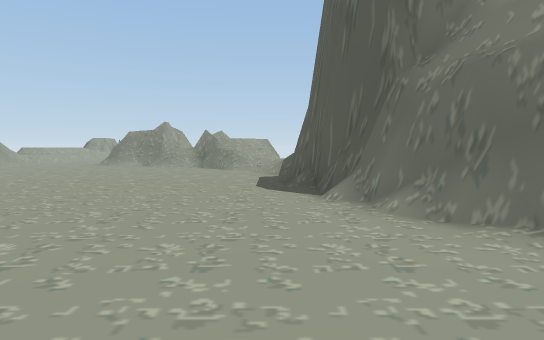
View 1 (above)

20 first-person views from a walk through a 3-D level made in the Unity game engine. The camera is 1.2 m above the floor, tilts 4° down and sees 80° across. The floor is counted in squares, 2 m on a side. Each view is taken from the middle of a square. On the plan, view 1 faces up. The plan holds only what a view shows up to about 10 squares ahead; the rest is blank. The place goes on beyond the plan.

View 2
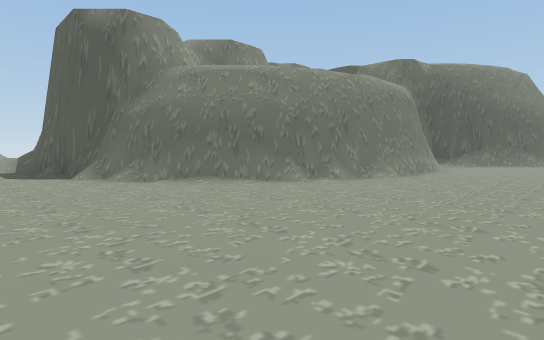

View 3
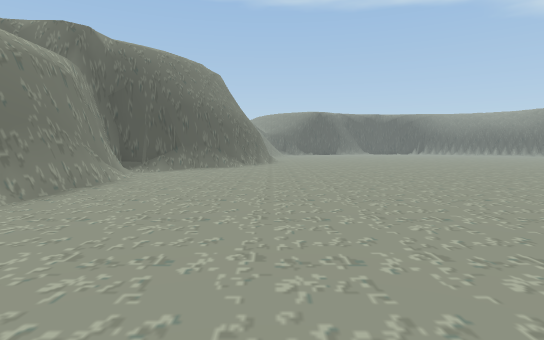

View 4
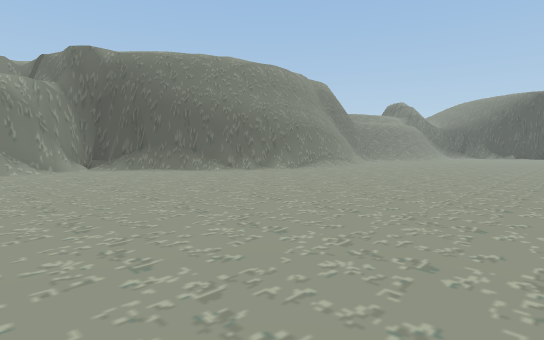

View 5
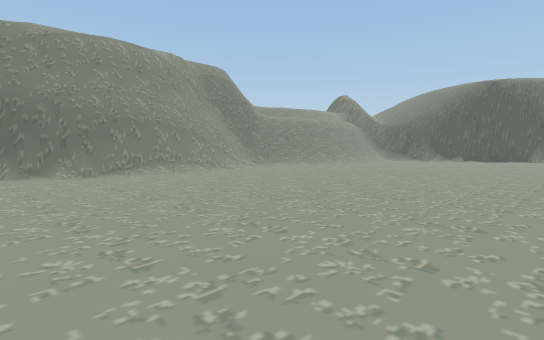

View 6
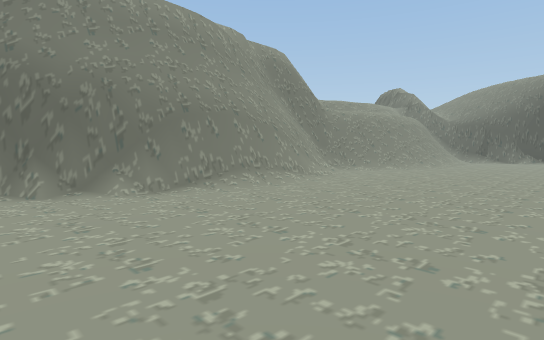

View 7
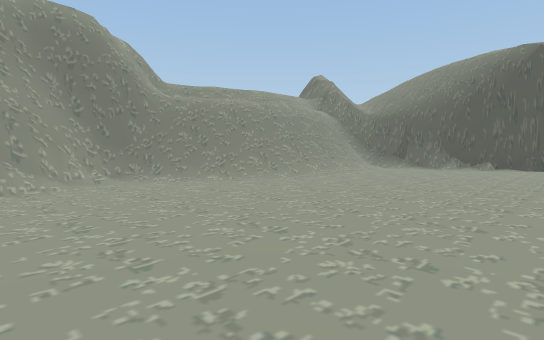

View 8
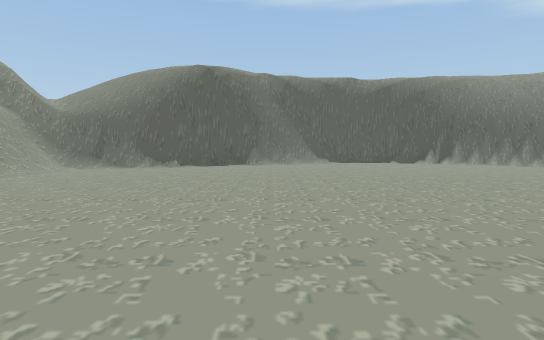

View 9
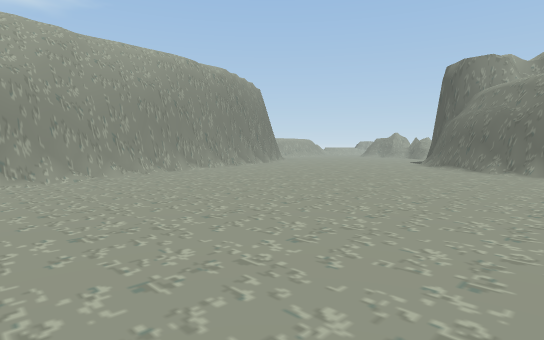

View 10
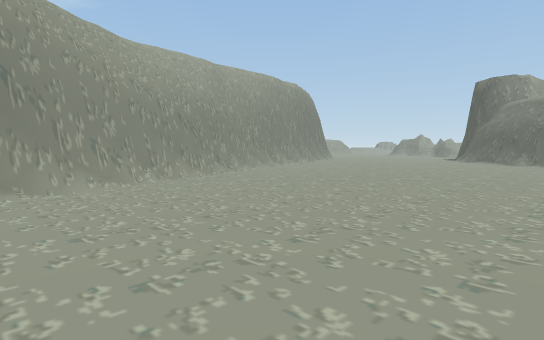

View 11
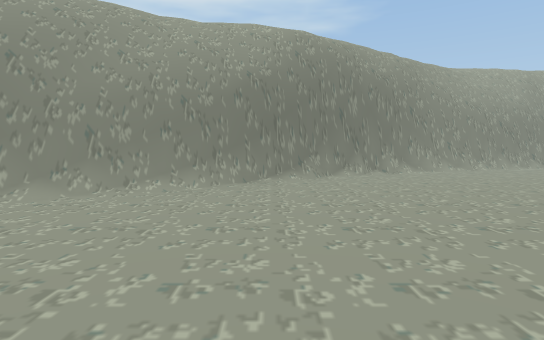

View 12
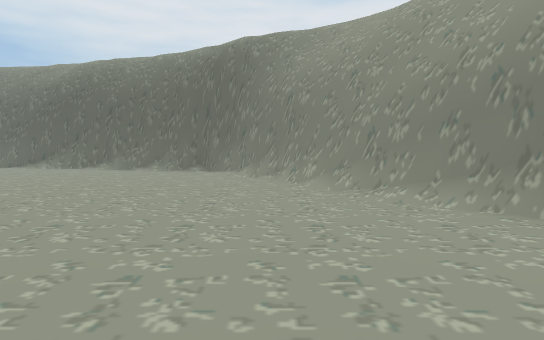

View 13
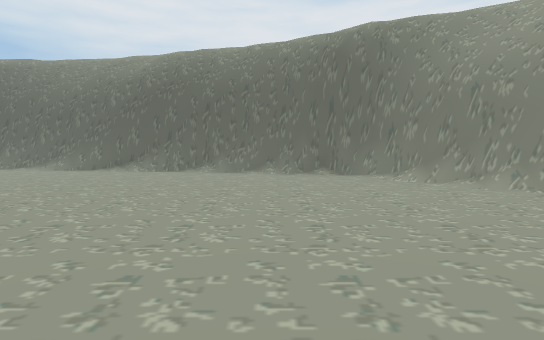

View 14
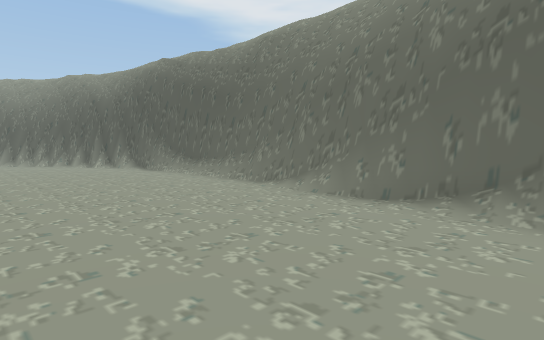

View 15
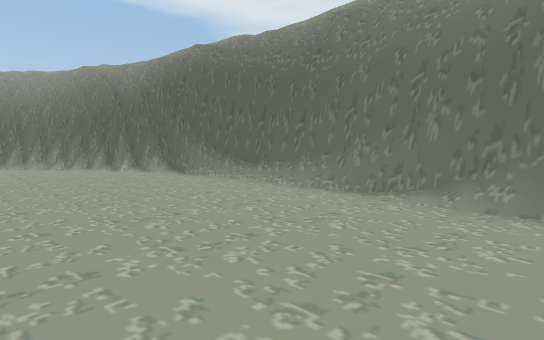

View 16
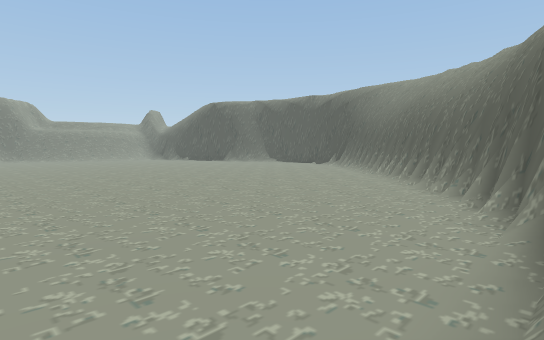

View 17
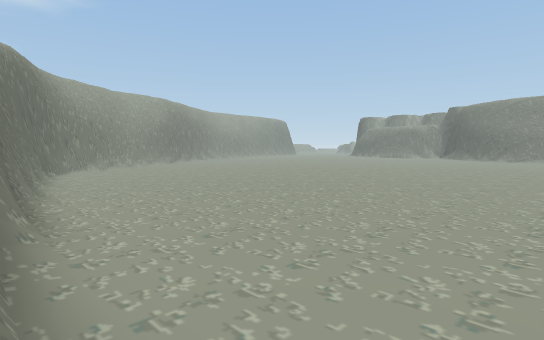

View 18
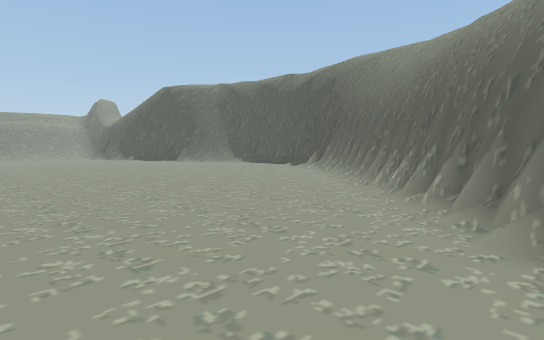

View 19
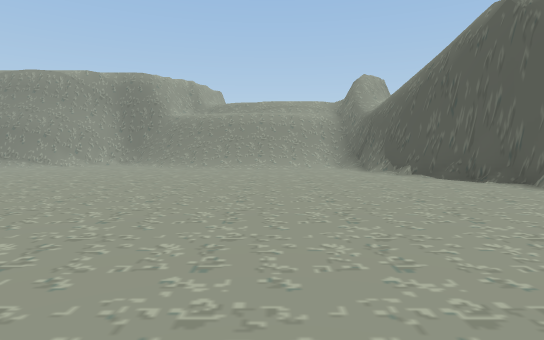

View 20
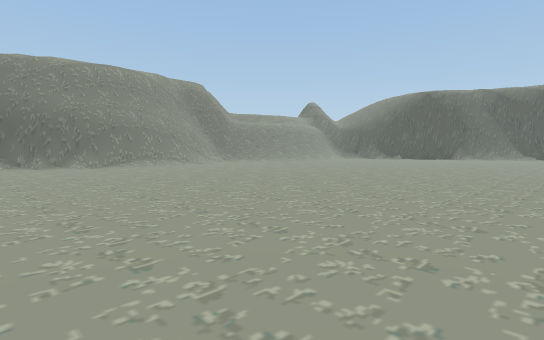

### Floor plan
Key: @ floor where view 1 was taken; # wall or solid block; x gap in a wall; . main floor; : floor 1 m higher than the main floor; / step, stairs or slope; = window, fence, low wall or low ledge.
Columns run from 2 left of view 1 to 27 right of it. Each row starts with its distance up from view 1.
 10 ##:
  9 .=x
  8 ../#
  7 ..=#
  6 ...#
  5 ...#
  4 ...#
  3 ...##
  2 ....##
  1  ....#### ###
  0  .@..../###.##
 -1 .............##
 -2 ..............#############
 -3 ................####..//=#####
 -4 .............................#
 -5 #............................#
 -6 #............................#
 -7 #.............................
 -8 ##...... .....................
 -9  #...... .....................
-10  #......    ..................
-11  ##.....     .................
-12   #.....     .................
-13   ##.....    ...... ..........
-14    #.......   ..... ..........
-15    ##....... ...... ..........
-16     ##............. ..........
-17      #/............ ........./
-18      ##...................../#
-19       ##.................../##
-20        #................../##
-21        ##................/##
-22         ######..........###
-23              ######//####
-24                   ##

Positions as (right, up) in squares from view 1, and headings:
1: (0, 0), facing up
2: (-1, -3), facing up-right
3: (2, -3), facing right
4: (7, -9), facing up-right
5: (12, -10), facing up-right
6: (12, -7), facing up-right
7: (17, -8), facing up-right
8: (17, -9), facing right
9: (5, -8), facing up-left
10: (5, -12), facing up-left
11: (8, -15), facing left
12: (5, -13), facing down
13: (8, -14), facing down
14: (11, -19), facing down-right
15: (13, -19), facing down-right
16: (17, -23), facing up-right
17: (17, -23), facing up-left
18: (21, -21), facing up-right
19: (24, -13), facing up
20: (11, -13), facing up-right
